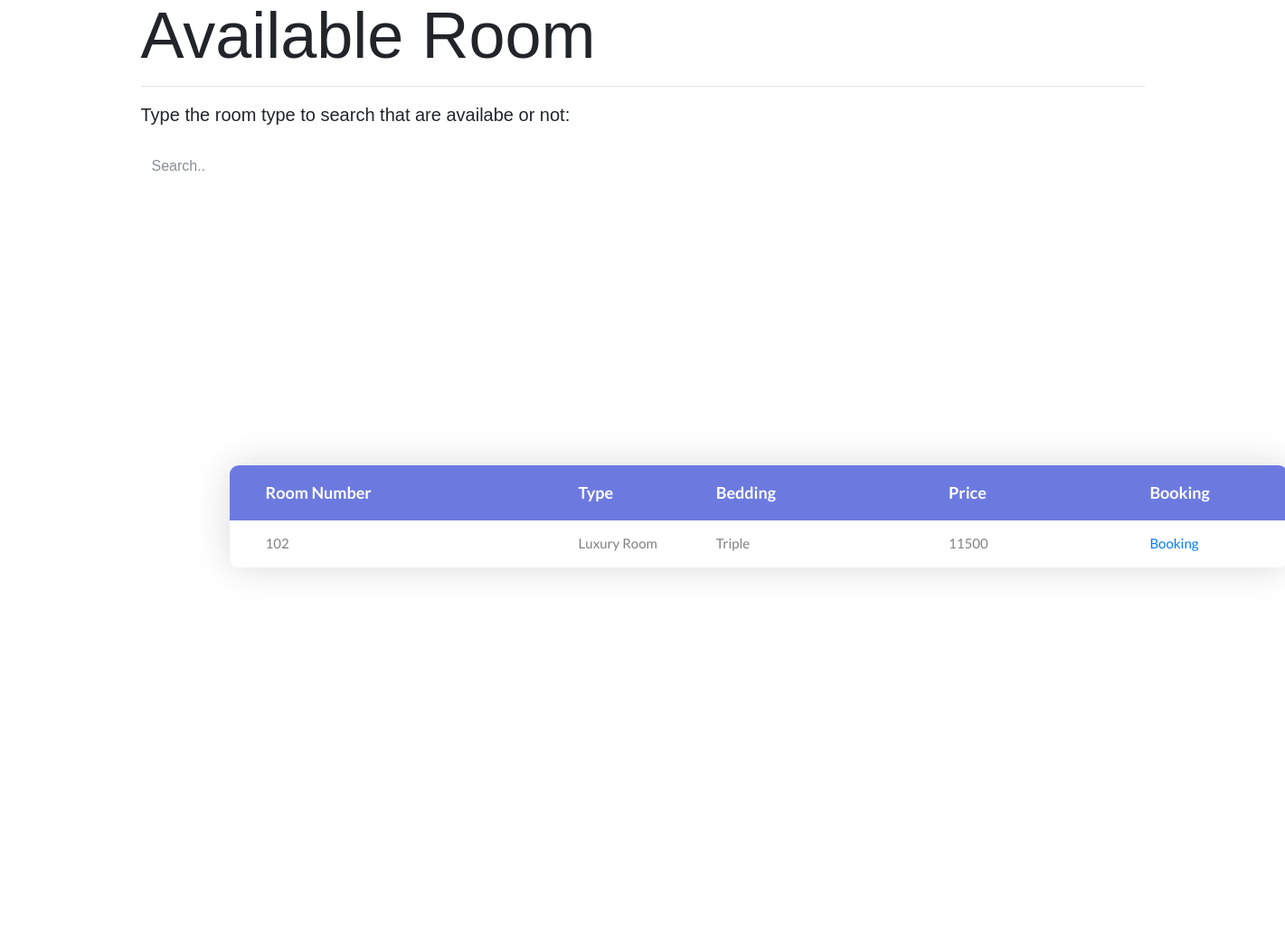
/book_room.php, run on an earlier commit of the app's database.
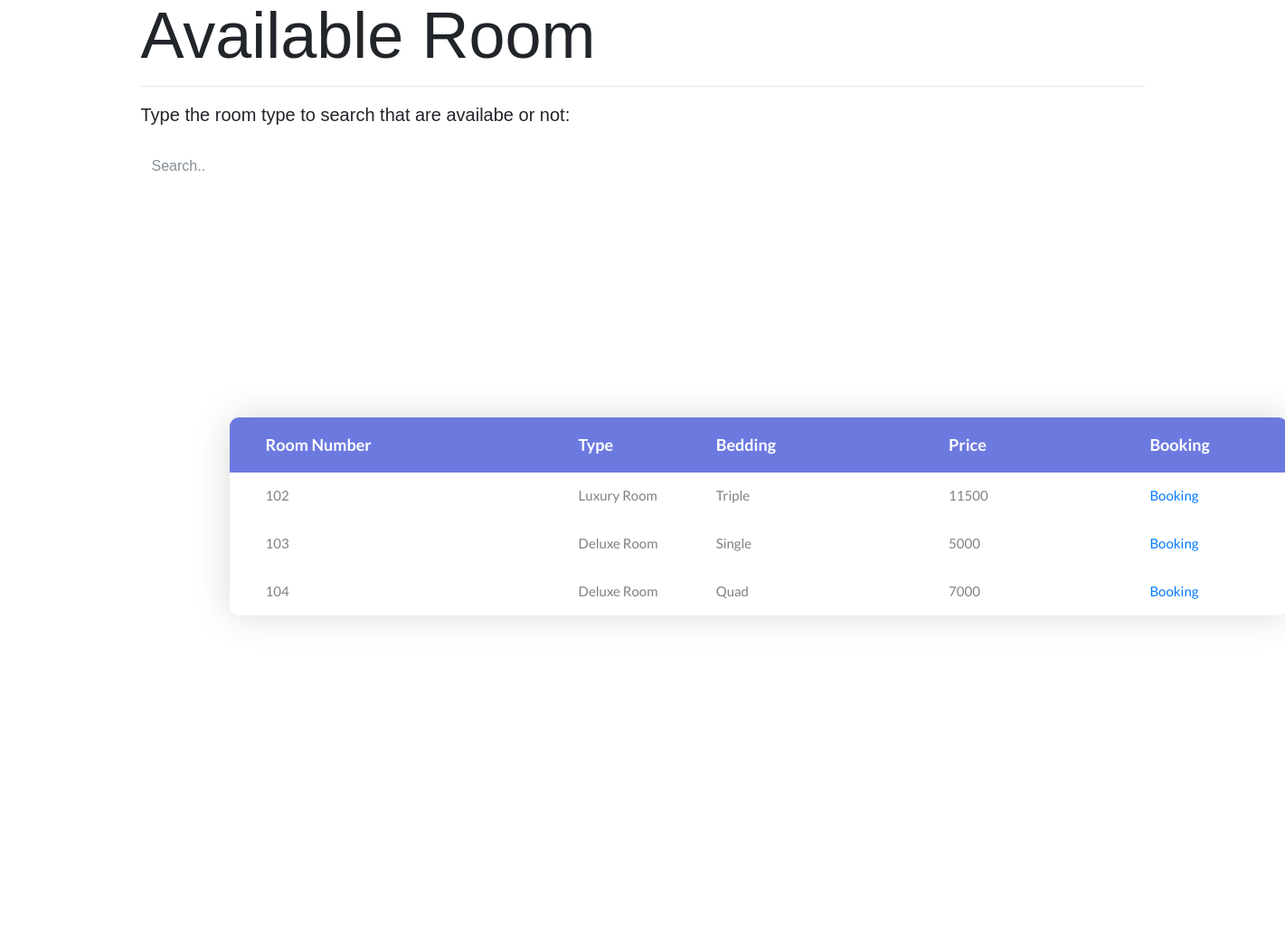
And on a later commit of the database.
### tables this page shows
CREATE TABLE `room_num` (
  `id` int(6) NOT NULL,
  `t_id` int(10) NOT NULL,
  `cusid` int(15) DEFAULT NULL
);

CREATE TABLE `room` (
  `id` int(10) UNSIGNED NOT NULL,
  `type` varchar(15) DEFAULT NULL,
  `bedding` varchar(10) DEFAULT NULL,
  `price` int(8) DEFAULT NULL
);

### book_room.php (the view, shortened to what this page needs)
<!DOCTYPE html>
<html lang="en">
<head>
	<link rel="stylesheet" type="text/css" href="css/bootstrap.min.css">
	<link rel="stylesheet" type="text/css" href="fonts/font-awesome-4.7.0/css/font-awesome.min.css">
	<link rel="stylesheet" type="text/css" href="css/animate.css">
	<link rel="stylesheet" type="text/css" href="css/select2.min.css">
	<link rel="stylesheet" type="text/css" href="css/perfect-scrollbar.css">
	<link rel="stylesheet" type="text/css" href="css/util.css">
	<link rel="stylesheet" type="text/css" href="css/main.css">
</head>
<body>
	<div class="container">
	<h2 class="display-3 lead">Available Room</h2>
	<hr>
  <p class="lead">Type the room type to search that are availabe or not:</p><br> </di>
  <input class="form-control" id="myInput" type="text" placeholder="Search..">
  <br>
	<div class="limiter">
		<div class="container-table100">
			<div class="wrap-table100">
				<div class="table100 ver1 m-b-110">
					<div class="table100-head">
						<table>
							<thead>
								<tr class="row100 head">
									<th class="cell100 column1">Room Number</th>
									<th class="cell100 column2">Type</th>
									<th class="cell100 column3">Bedding</th>
									<th class="cell100 column4">Price</th>
									<th class="cell100 column4">Booking</th>
								</tr>
							</thead>
						</table>
					</div>
					<?php
                    require "connection.php";
                    $result= "SELECT rn.id,r.type,r.bedding,r.price
                              FROM room_num AS rn, room AS r
                              WHERE rn.t_id=r.id AND rn.cusid IS null";
                    $query= mysqli_query($conn,$result);
                    while($row=mysqli_fetch_assoc($query)){
                    echo '<div class="table100-body js-pscroll">
						<table>
							<tbody id="myTable">
								<tr class="row100 body">
									<td class="cell100 column1">'.$row["id"].'</td>
									<td class="cell100 column2">'.$row["type"].'</td>
									<td class="cell100 column3">'.$row["bedding"].'</td>
									<td class="cell100 column4">'.$row["price"].'</td>
									<td class="cell100 column5"><a href=room_booking_form.php?id='.$row['id'].'>Booking</a></td>
								</tr>
							</tbody>
						</table>
					</div>';
                }
					?>
									</div>
				</div>
			</div>
		</div>
</body>
</html>

What changed in the data, as far as the page shows it:
added room_num: id "103", room.type "Deluxe Room", room.bedding "Single", room.price "5000"
added room_num: id "104", room.type "Deluxe Room", room.bedding "Quad", room.price "7000"
